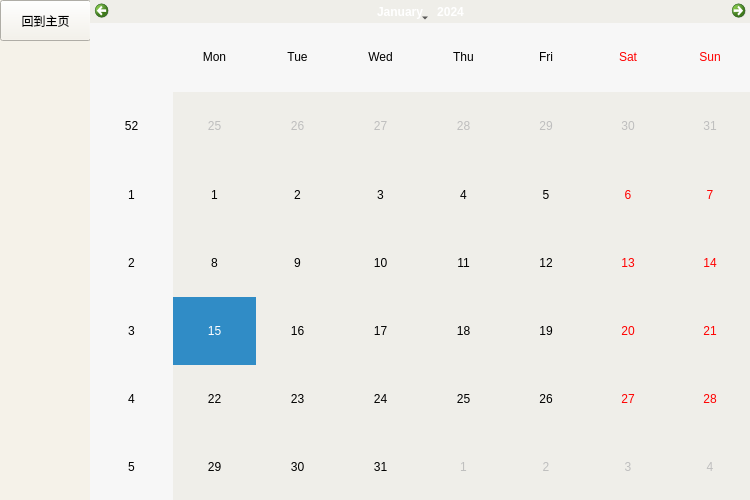
<?xml version="1.0" encoding="UTF-8"?>
<ui version="4.0">
 <class>MainWindowcalendar</class>
 <widget class="QMainWindow" name="MainWindowcalendar">
  <property name="geometry">
   <rect>
    <x>0</x>
    <y>0</y>
    <width>750</width>
    <height>500</height>
   </rect>
  </property>
  <property name="minimumSize">
   <size>
    <width>750</width>
    <height>500</height>
   </size>
  </property>
  <property name="maximumSize">
   <size>
    <width>750</width>
    <height>500</height>
   </size>
  </property>
  <property name="windowTitle">
   <string>日历</string>
  </property>
  <property name="styleSheet">
   <string notr="true">background-color:#F5F2E9</string>
  </property>
  <widget class="QWidget" name="centralwidget">
   <widget class="QPushButton" name="tbC_M">
    <property name="geometry">
     <rect>
      <x>0</x>
      <y>0</y>
      <width>91</width>
      <height>41</height>
     </rect>
    </property>
    <property name="minimumSize">
     <size>
      <width>91</width>
      <height>41</height>
     </size>
    </property>
    <property name="maximumSize">
     <size>
      <width>91</width>
      <height>41</height>
     </size>
    </property>
    <property name="styleSheet">
     <string notr="true">QPushButton
{
    background-repeat:no-repeat;
    background-position：top
    background-color:#EFEEE9 ;
    background-image: url(:/mainIcons/首页 (4).png);
    background-position：right
 } </string>
    </property>
    <property name="text">
     <string>回到主页</string>
    </property>
   </widget>
   <widget class="QCalendarWidget" name="calendarWidget">
    <property name="geometry">
     <rect>
      <x>90</x>
      <y>0</y>
      <width>661</width>
      <height>501</height>
     </rect>
    </property>
    <property name="styleSheet">
     <string notr="true">background-color:#EFEEE9</string>
    </property>
   </widget>
  </widget>
 </widget>
 <resources/>
 <connections/>
</ui>
